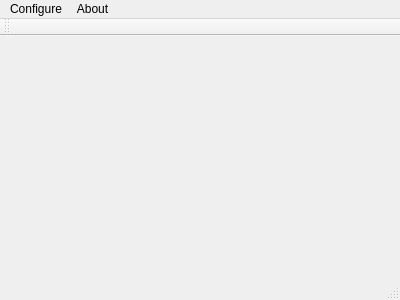
<?xml version="1.0" encoding="UTF-8"?>
<ui version="4.0">
 <class>MainWindow</class>
 <widget class="QMainWindow" name="MainWindow">
  <property name="geometry">
   <rect>
    <x>0</x>
    <y>0</y>
    <width>400</width>
    <height>300</height>
   </rect>
  </property>
  <property name="windowTitle">
   <string>Scanner-Arm</string>
  </property>
  <widget class="QWidget" name="centralWidget">
   <layout class="QGridLayout" name="gridLayout"/>
  </widget>
  <widget class="QMenuBar" name="menuBar">
   <property name="geometry">
    <rect>
     <x>0</x>
     <y>0</y>
     <width>400</width>
     <height>25</height>
    </rect>
   </property>
   <widget class="QMenu" name="menuConfigure">
    <property name="title">
     <string>Configure</string>
    </property>
    <addaction name="actionStart"/>
    <addaction name="actionStop"/>
    <addaction name="separator"/>
    <addaction name="actionSetting_3"/>
    <addaction name="separator"/>
    <addaction name="actionClose"/>
   </widget>
   <widget class="QMenu" name="menuAbout">
    <property name="title">
     <string>About</string>
    </property>
    <addaction name="actionAbout"/>
   </widget>
   <addaction name="menuConfigure"/>
   <addaction name="menuAbout"/>
  </widget>
  <widget class="QToolBar" name="mainToolBar">
   <attribute name="toolBarArea">
    <enum>TopToolBarArea</enum>
   </attribute>
   <attribute name="toolBarBreak">
    <bool>false</bool>
   </attribute>
  </widget>
  <widget class="QStatusBar" name="statusBar">
   <property name="sizePolicy">
    <sizepolicy hsizetype="Preferred" vsizetype="Preferred">
     <horstretch>0</horstretch>
     <verstretch>0</verstretch>
    </sizepolicy>
   </property>
  </widget>
  <action name="actionSetting">
   <property name="text">
    <string>Setting...</string>
   </property>
  </action>
  <action name="actionClose">
   <property name="text">
    <string>Close</string>
   </property>
  </action>
  <action name="actionInitialization">
   <property name="text">
    <string>initialization</string>
   </property>
  </action>
  <action name="actionAsdf">
   <property name="text">
    <string>Settingd</string>
   </property>
  </action>
  <action name="actionSet">
   <property name="text">
    <string>Setting...</string>
   </property>
  </action>
  <action name="actionSetting_2">
   <property name="text">
    <string>Setting...</string>
   </property>
  </action>
  <action name="actionSetting_3">
   <property name="text">
    <string>Setting...</string>
   </property>
  </action>
  <action name="actionStart">
   <property name="text">
    <string>Start</string>
   </property>
  </action>
  <action name="actionStop">
   <property name="text">
    <string>Stop</string>
   </property>
  </action>
  <action name="actionAbout">
   <property name="text">
    <string>About</string>
   </property>
  </action>
 </widget>
 <layoutdefault spacing="6" margin="11"/>
 <resources/>
 <connections/>
</ui>
